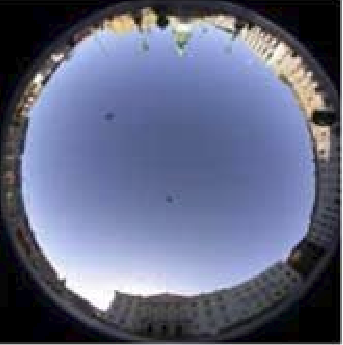
#> input picture pictures/svf_1.png, 343 x 345 px
$ jupyter execute --allow-errors svf.ipynb
#> lines starting #> are read from the running program, lines starting #| are printed output that depends on the picture; after the words box and inside, x2 and y2 are one past the last pixel; in counts of white or black regions, pixels touching at a corner belong together; long printed decimals are rounded
# Sky View Factor Processing with Python

This notebook processes the fisheye photographs to create sky view factor values for each station. It uses the the cv2 image library to convert the image to binary values of black (building/tree/other obstruction) and white (sky).

[cell 1]
## Start by importing our data and the necessary libraries

import cv2
import numpy as np
import matplotlib.pyplot as plt
import numpy as np
import xarray as xr

imgs = ['pictures/svf_1.png','pictures/svf_2.png','pictures/svf_3.png']

## Simple Threshold Values

To start, we can convert to grayscale and manually set a threshold value for the whole image. This simple method can work for many situations, especially in a mainly open-sky situation. Since the pixel values go from 0-255 run the block to start with a cutoff right in the middle and set ```thresh = 127```.

Then, try moving the threshold using the  ```thresh``` variable in the below code to try to correct for some of the miscoded values.

[cell 2]
# define threshold variable
thresh = 127

# loop through list of images and store ina  dictionary
mydict = {}

for img in imgs:
    # convert to a numeric representation of the grayscale image
    img_numeric  = cv2.imread(img, cv2.IMREAD_GRAYSCALE)
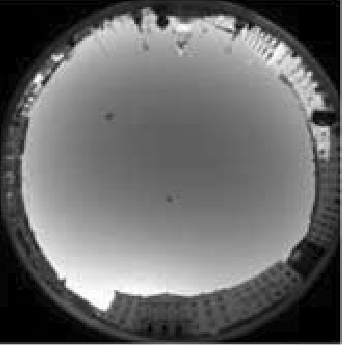
#> img_numeric: shape (345, 343); min 0, max 255, mean 104.4

    # plot grayscale image for reference
    plt.figure(figsize=(5, 5))
    plt.imshow(img_numeric, cmap='gray')
    plt.title(f'Grayscale Image: {img}')
    plt.xticks([])
    plt.yticks([])
    plt.show()

    # Threshold image to segment sky
    _, thresholded_img = cv2.threshold(img_numeric, thresh, 255, cv2.THRESH_BINARY)
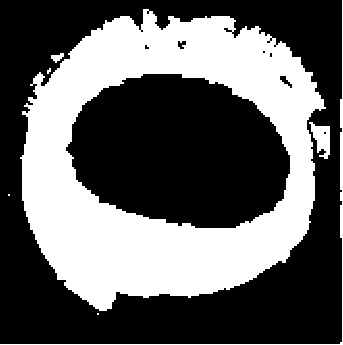
#> thresholded_img: shape (345, 343); 38.5% white; 7 white regions (3 under 20 px), largest, box (x1, y1, x2, y2) and area: (20, 9, 326, 311) 44095, (0, 0, 343, 345) 949, (309, 122, 330, 159) 445, (51, 53, 64, 63) 74

    # plot thresholded image
    plt.figure(figsize=(5, 5))
    plt.imshow(thresholded_img, cmap='gray')
    plt.title(f'Thresholded Image: {img}')
    plt.xticks([])
    plt.yticks([])
    plt.show()

    # Calculate SVF
    svf = np.count_nonzero(thresholded_img) / (thresholded_img.shape[0] * thresholded_img.shape[1])
#> svf = 0.385
    mydict[img[:-3]] = svf

    print(f'Sky View Factor {img}:', svf)
#| Sky View Factor pictures/svf_1.png: 0.3852
#> pass 2 of the loop `for img in imgs:`:
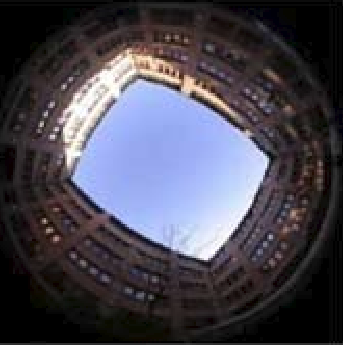
#> input picture pictures/svf_2.png, 343 x 345 px
#> `_, thresholded_img = cv2.threshold(img_numeric, thresh, 255, cv2.THRES..`:
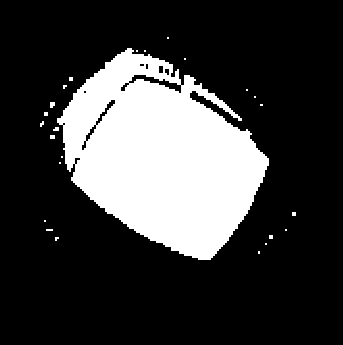
#> thresholded_img: shape (345, 343); 23.5% white; 25 white regions (21 under 20 px), largest, box (x1, y1, x2, y2) and area: (57, 48, 269, 260) 27542, (50, 102, 55, 108) 26, (53, 127, 59, 131) 20, (50, 135, 55, 139) 20
#> `svf = np.count_nonzero(thresholded_img) / (thresholded_img.shape[0] * ..`: svf = 0.235
#| Sky View Factor pictures/svf_2.png: 0.2348
#> pass 3 of the loop `for img in imgs:`:
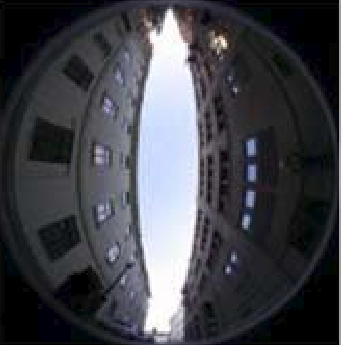
#> input picture pictures/svf_3.png, 343 x 345 px
#> `_, thresholded_img = cv2.threshold(img_numeric, thresh, 255, cv2.THRES..`:
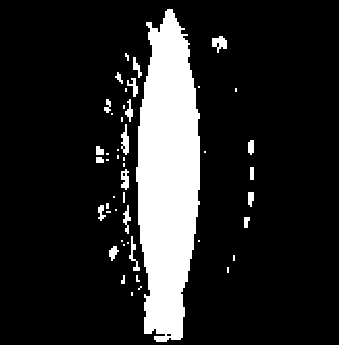
#> thresholded_img: shape (345, 343); 16% white; 49 white regions (26 under 20 px), largest, box (x1, y1, x2, y2) and area: (136, 9, 200, 342) 15778, (339, 0, 343, 345) 1380, (212, 36, 227, 53) 155
#> `svf = np.count_nonzero(thresholded_img) / (thresholded_img.shape[0] * ..`: svf = 0.16
#| Sky View Factor pictures/svf_3.png: 0.1603
{k: np.round(v,2) for k,v in mydict.items()}
#> Out = {'pictures/svf_1.': 0.39, 'pictures/svf_2.': 0.23, 'pictures/svf_3.': 0.16}

## Otsu's Thresholding
Since the straightforward method does not work effectively for these photos, we can use a more complex filtering method. These photos of street canyons are strongly bimodal, that is they have 'building' and 'sky'. Given this fact, we can use [Otsu's threshold](https://learnopencv.com/otsu-thresholding-with-opencv/) method which assumes a bimodal image distribution to better identify the foreground (buildings) and background (sky). This method returns the optimal threshold value to minimize the variance between the two groups in the distribution. This threshold value is then passed to the same ```cv2.THRESH_BINARY``` function that we used before when we manually set the threshold value. Another benefit of this implementatio is that it optimizes the threshold per picture.

[cell 3]
# loop through the desired images and store in a dictionary
mydict = {}
for img in imgs:
    img_numeric  = cv2.imread(img, cv2.IMREAD_GRAYSCALE)

    # Apply Otsu's thresholding
    thresh, thresholded_img = cv2.threshold(img_numeric, 0, 255, cv2.THRESH_BINARY+cv2.THRESH_OTSU)
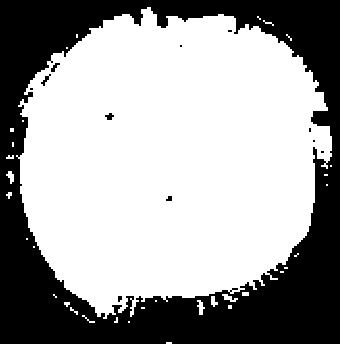
#> thresholded_img: shape (345, 343); 63.6% white; 12 black regions (6 under 20 px), largest, box (x1, y1, x2, y2) and area: (0, 0, 340, 344) 42906, (41, 74, 51, 86) 40, (105, 113, 114, 120) 39, (51, 63, 60, 72) 38, (166, 196, 172, 201) 24, (118, 296, 122, 302) 20
#> thresh = 89

    # plot grayscale image for reference
    plt.figure(figsize=(5, 5))
    plt.imshow(img_numeric, cmap='gray')
    plt.title(f'Grayscale Image: {img}')
    plt.xticks([])
    plt.yticks([])
    plt.show()

    # Display thresholded image
    plt.imshow(thresholded_img, cmap='gray')
    plt.title(f'Thresholded Image'), plt.xticks([]), plt.yticks([])
    plt.xticks([])
    plt.yticks([])
    plt.show()

    # Calculate SVF
    svf = np.count_nonzero(thresholded_img) / (thresholded_img.shape[0] * thresholded_img.shape[1])
#> svf = 0.636
    mydict[img[:-4]]=svf
    print(f'Sky View Factor for {img} with threshold {thresh}, :', np.round(svf,2))
#| Sky View Factor for pictures/svf_1.png with threshold 89.0, : 0.64
#> pass 2 of the loop `for img in imgs:`:
#> thresh = 111
#> `svf = np.count_nonzero(thresholded_img) / (thresholded_img.shape[0] * ..`: svf = 0.242
#| Sky View Factor for pictures/svf_2.png with threshold 111.0, : 0.24
#> pass 3 of the loop `for img in imgs:`:
#> thresh = 128
#> `svf = np.count_nonzero(thresholded_img) / (thresholded_img.shape[0] * ..`: svf = 0.159
#| Sky View Factor for pictures/svf_3.png with threshold 128.0, : 0.16
{k: np.round(v,2) for k,v in mydict.items()}
#> Out = {'pictures/svf_1': 0.64, 'pictures/svf_2': 0.24, 'pictures/svf_3': 0.16}

This method works much better, but is also not perfect. We can see the big circle in the middle of photo 1 is gone, but the illuminated building in photo 2 is still passing as sky. Further there are many bright spots that are misclassified as sky on the buildings. This last issue can be solved using denoising.

## Denoising

The isolated bright and dark spots can be removed through a process called denoising. There are number of methods more or less agresive for getting rid of different types of noise in the data. The two demonstrated here in combination with Otsu's thresholding are the ```GassianBlur()``` and ```MedianBlur()``` methods.

The blur intensity can be determined by the parameters ```blur_values```and ```median_control``` at the top of each of the next code blocks. Higher values will blur more.

[cell 4]
## Gaussian blur
blur_values = (11,11)

# loop through the desired images and store in a dictionary of file name
mydict = {}
for img in imgs:
    # convert to numeric grayscale
    img_numeric  = cv2.imread(img, cv2.IMREAD_GRAYSCALE)

    # denoise the image with a Gaussian blur
    denoised_img = cv2.GaussianBlur(img_numeric, blur_values, 0)
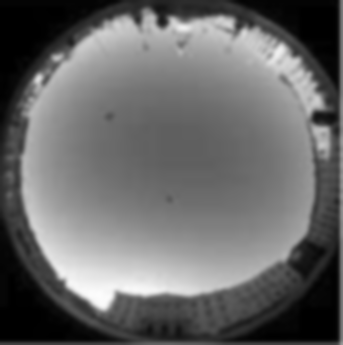
#> denoised_img: shape (345, 343); min 0, max 252, mean 104

    # Apply Otsu's thresholding
    _, thresholded_img = cv2.threshold(denoised_img, 0, 255, cv2.THRESH_BINARY+cv2.THRESH_OTSU)
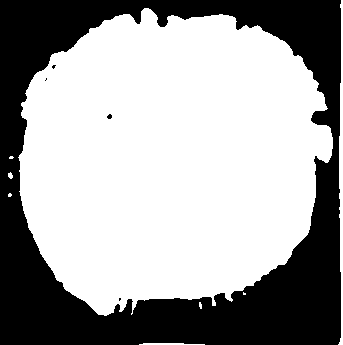
#> thresholded_img: shape (345, 343); 63.7% white; 5 black regions (4 under 20 px), largest, box (x1, y1, x2, y2) and area: (0, 0, 341, 345) 42929
        # plot grayscale image for reference
    plt.imshow(img_numeric, cmap='gray')
    plt.title(f'Grayscale Image: {img}')
    plt.xticks([])
    plt.yticks([])
    plt.show()

    # Display thresholded image
    plt.imshow(thresholded_img, cmap='gray')
    plt.title(f'Thresholded Image: {img}'), plt.xticks([]), plt.yticks([])
    plt.show()

    # Calculate SVF
    svf = np.count_nonzero(thresholded_img) / (thresholded_img.shape[0] * thresholded_img.shape[1])
#> svf = 0.637
    mydict[img[:-4]]=svf
    print(f'Sky View Factor: {img}', np.round(svf,2))
#| Sky View Factor: pictures/svf_1.png 0.64
#> pass 2 of the loop `for img in imgs:`:
#> `svf = np.count_nonzero(thresholded_img) / (thresholded_img.shape[0] * ..`: svf = 0.244
#| Sky View Factor: pictures/svf_2.png 0.24
#> pass 3 of the loop `for img in imgs:`:
#> `svf = np.count_nonzero(thresholded_img) / (thresholded_img.shape[0] * ..`: svf = 0.151
#| Sky View Factor: pictures/svf_3.png 0.15
{k: np.round(v,2) for k,v in mydict.items()}
#> Out = {'pictures/svf_1': 0.64, 'pictures/svf_2': 0.24, 'pictures/svf_3': 0.15}

[cell 5]
## Median Blur
median_control = 11
mydict = {}
# loop through the desired images
for img in imgs:
    img_numeric  = cv2.imread(img, cv2.IMREAD_GRAYSCALE)

    # denoise the image
    denoised_img = cv2.medianBlur(img_numeric, median_control)
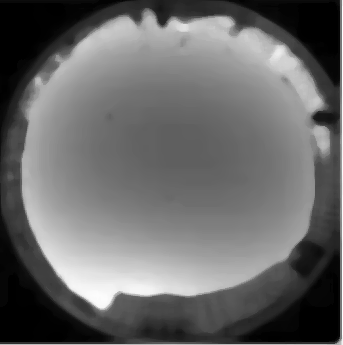
#> denoised_img: shape (345, 343); min 0, max 254, mean 104.4

    # Apply Otsu's thresholding
    _, thresholded_img = cv2.threshold(denoised_img, 0, 255, cv2.THRESH_BINARY+cv2.THRESH_OTSU)
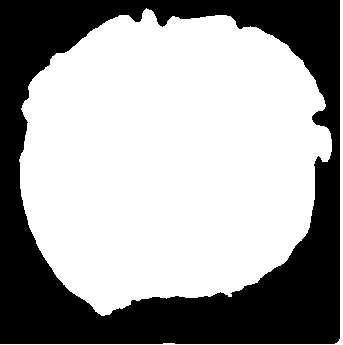
#> thresholded_img: shape (345, 343); 63.3% white; 1 black region, box (x1, y1, x2, y2) and area: (0, 0, 340, 344) 43445
        # plot grayscale image for reference
    plt.imshow(img_numeric, cmap='gray')
    plt.title(f'Grayscale Image: {img}')
    plt.xticks([])
    plt.yticks([])
    plt.show()

    # Display thresholded image
    plt.imshow(thresholded_img, cmap='gray')
    plt.title(f'Thresholded Image: {img}'), plt.xticks([]), plt.yticks([])
    plt.show()

    # Calculate SVF
    svf = np.count_nonzero(thresholded_img) / (thresholded_img.shape[0] * thresholded_img.shape[1])
#> svf = 0.633
    mydict[img[:-4]]=svf
    print(f'Sky View Factor: {img}', np.round(svf,2))
#| Sky View Factor: pictures/svf_1.png 0.63
#> pass 2 of the loop `for img in imgs:`:
#> `_, thresholded_img = cv2.threshold(denoised_img, 0, 255, cv2.THRESH_BI..`:
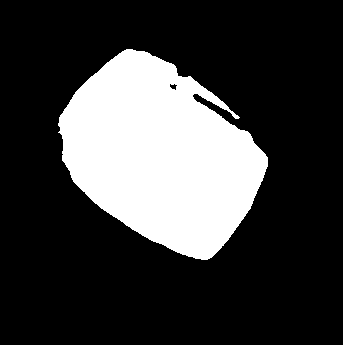
#> thresholded_img: shape (345, 343); 24.1% white; 1 white region, box (x1, y1, x2, y2) and area: (58, 49, 268, 260) 28477
#> `svf = np.count_nonzero(thresholded_img) / (thresholded_img.shape[0] * ..`: svf = 0.241
#| Sky View Factor: pictures/svf_2.png 0.24
#> pass 3 of the loop `for img in imgs:`:
#> `_, thresholded_img = cv2.threshold(denoised_img, 0, 255, cv2.THRESH_BI..`:
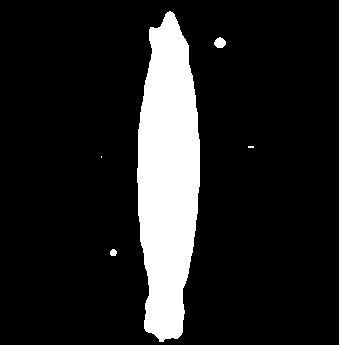
#> thresholded_img: shape (345, 343); 14.5% white; 6 white regions (2 under 20 px), largest, box (x1, y1, x2, y2) and area: (137, 11, 200, 342) 15595, (339, 0, 343, 345) 1380, (214, 37, 226, 48) 97, (110, 249, 117, 256) 40
#> `svf = np.count_nonzero(thresholded_img) / (thresholded_img.shape[0] * ..`: svf = 0.145
#| Sky View Factor: pictures/svf_3.png 0.14

    # print the dictionary
{k: np.round(v,2) for k,v in mydict.items()}
#> Out = {'pictures/svf_1': 0.63, 'pictures/svf_2': 0.24, 'pictures/svf_3': 0.14}

These final values are close, especially for image 1 and image 3, but image 2 might take manual processing to fill in the very illuminated part of the building that shows up sky.

[cell 6]
# now make dictionary of values (I invent some here for the pilot data) to add to the dataset

sensors = [f'20{str(x)}' for x in np.arange(1,8)]
intdict = {f'20{k[-1]}': v for k,v in mydict.items()}
#> intdict = {'201': 0.633, '202': 0.241, '203': 0.145}
svf_dict = {}
for sensor in sensors:
    if sensor in intdict.keys():
        svf_dict[sensor] = intdict[sensor]
    else:
        svf_dict[sensor] = np.random.uniform(0.5,1)
#> after the loop, svf_dict = {'201': 0.633, '202': 0.241, '203': 0.145, '204': 0.774, '205': 0.858, '206': 0.801, '207': 0.772}
{k:np.round(v,2) for k,v in svf_dict.items()}
#> Out = {'201': 0.63, '202': 0.24, '203': 0.14, '204': 0.77, '205': 0.86, '206': 0.8, '207': 0.77}
